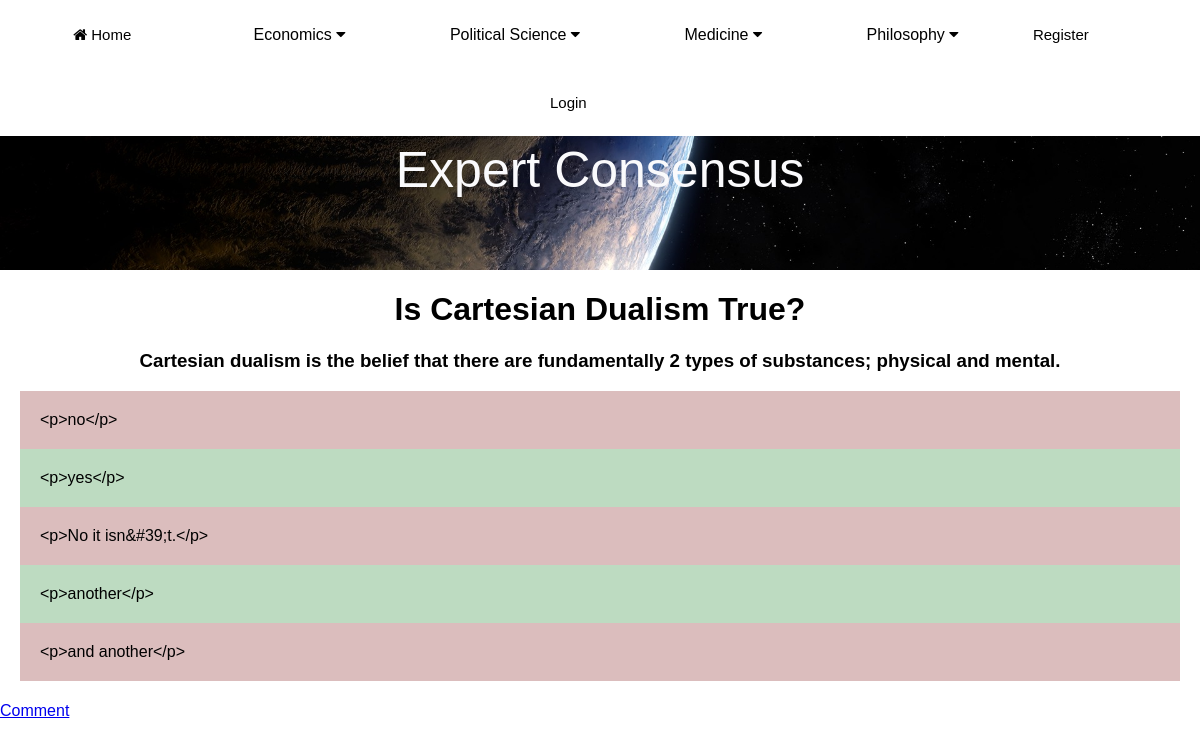
/MainApp/debate/1/, run on the app's committed database.
### MainApp/models.py (models this page shows, shortened)
class Debate(models.Model):
    category = models.ForeignKey(Category, on_delete=models.CASCADE, related_name="debates")
    title = models.CharField(max_length=255)
    description = models.TextField()
    created = models.DateTimeField(auto_now_add=True)
    author = models.ForeignKey(User, on_delete=models.CASCADE, null=True, related_name='author')
    opponent = models.ForeignKey(User, on_delete=models.CASCADE, null=True, related_name='opponent')
    class Meta:
        ordering = ['created']
        indexes = [models.Index(fields=['created']),]

class Comment(models.Model):
    debate = models.ForeignKey(Debate, on_delete=models.CASCADE, related_name="comments")
    created = models.DateTimeField(auto_now_add=True)
    updated = models.DateTimeField(auto_now=True)
    commenter_name = models.ForeignKey(User, on_delete=models.CASCADE)
    body = RichTextField(blank=True, null=True)
    class Meta:
        ordering = ['created']
        indexes = [models.Index(fields=['created']),]

### MainApp/views.py (the view)
# urls.py: path('debate/<int:pk>/', debate_detail.as_view(), name='debate-details'),
class debate_detail(DetailView):
    model = Debate
    template_name = 'MainApp/debate/debate_detail.html'

### MainApp/templates/MainApp/debate/debate_detail.html (shortened to what this page needs)
{% extends "MainApp/base.html" %}
{% block content %}
<h1>{{debate.title}}</h1>
<h3>{{ debate.description }}</h3>
{% for comment in debate.comments.all %}
<div style="background-color:{% cycle '#dbbdbd' '#bddbc1' %}" id="comments">
{{ comment.body }}
</div>
{% endfor %}
<a href="{% url 'MainApp:comment' debate.pk %}">Comment</a>
{% endblock %}

### MainApp/static/style.css (style rules this page uses)
body { margin: 0; padding: 0; background: white; font-family: arial; }
#comments { text-align: left; margin-left: 20px; margin-right: 20px; padding:20px; }
h1 { color: black; text-align: center; }
h3 { color: black; text-align: center; }

### data on the page
Debate: title "Is Cartesian Dualism True?", description "Cartesian dualism is the belief that there are fundamentally 2 types of substances; physical and mental."
Comment: body "<p>no</p>"
Comment: body "<p>yes</p>"
Comment: body "<p>No it isn&#39;t.</p>"
Comment: body "<p>another</p>"
Comment: body "<p>and another</p>"
